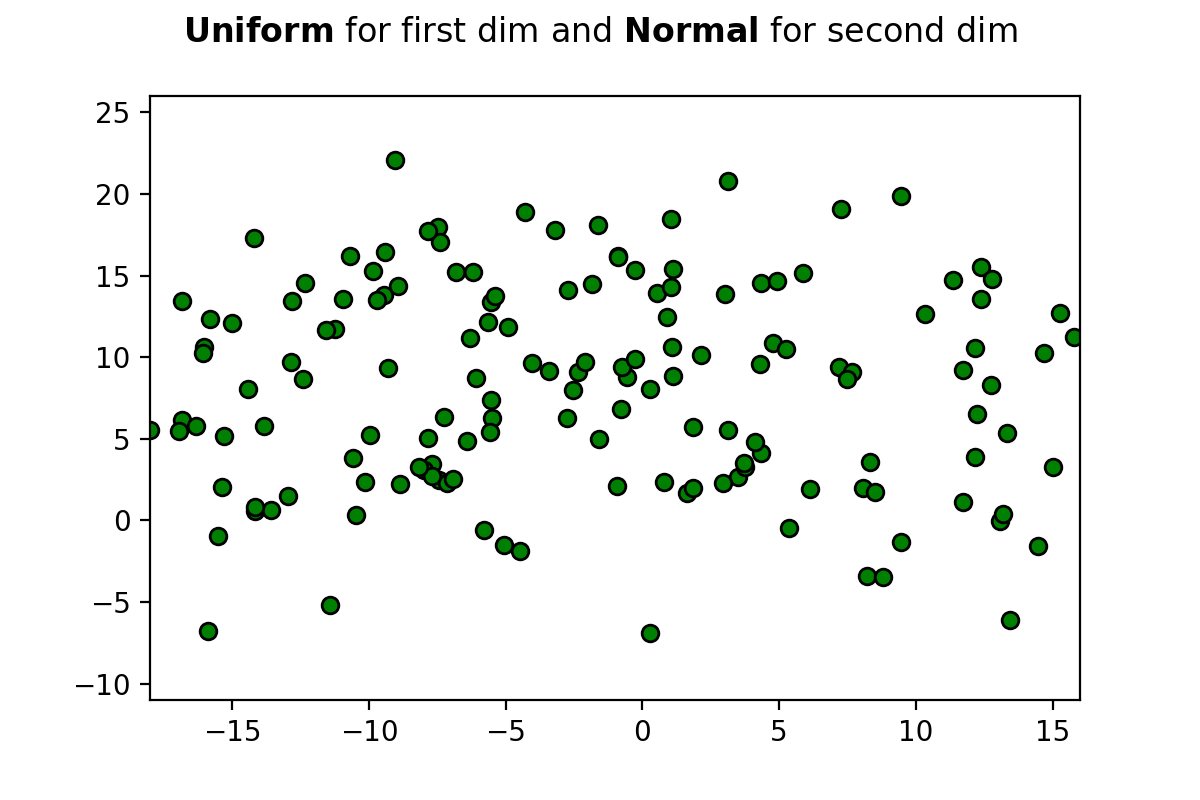

Generate this figure with Python:
# -*- coding: utf-8 -*-
"""
Created on Tue Dec 15 18:57:37 2020

@author: qtckp
"""

import sys
sys.path.append('..')

import numpy as np
import matplotlib.pyplot as plt

from OppOpPopInit import init_population, SampleInitializers
from plot_pop import plot_pop



min_bound = np.array([-18, -11])
max_bound = np.array([16, 26])


creator = SampleInitializers.Combined(
    minimums = min_bound, 
    maximums=max_bound,
    list_of_indexes= [np.array([0]), np.array([1])],
    list_of_initializers_creators=[
        SampleInitializers.Uniform,
        SampleInitializers.Normal
    ]
    )


points = init_population(total_count = 150, creator= creator)


plt.suptitle(r"$\bf{Uniform}$ for first dim and $\bf{Normal}$ for second dim")

plot_pop(points,  
                 bounds = np.vstack((min_bound, max_bound)).T, 
                 title = "", net = False, 
                 save_as = 'random_mixed_pop.png')
